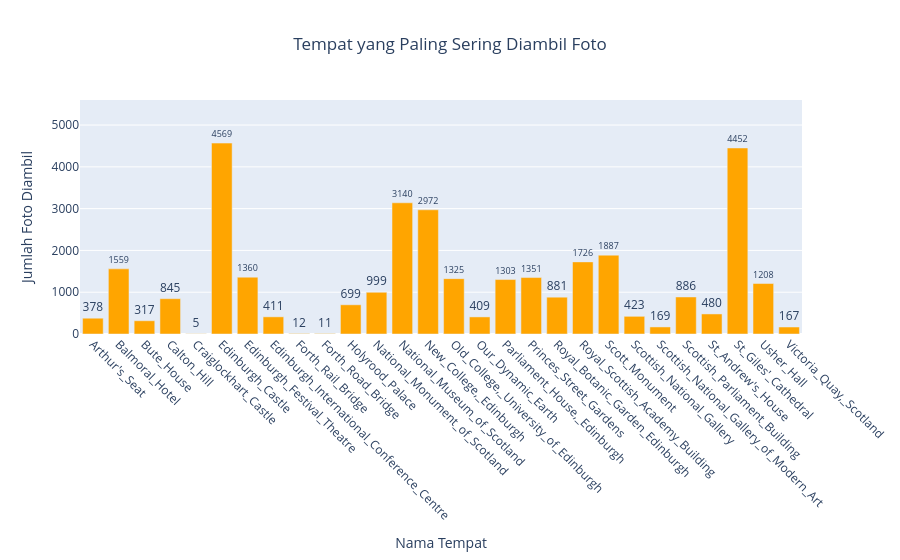

The notebook cell this image was saved under:
### Markdown cell above
### Edinburgh

### Code cell
import plotly.express as px

visit_counts = dfe3.groupby("poiName").size().reset_index(name="visit_count")

fig = px.bar(
    visit_counts,
    x="poiName",
    y="visit_count",
    title="Tempat yang Paling Sering Diambil Foto",
    labels={"poiName": "Nama Tempat", "visit_count": "Jumlah Foto Diambil"},
    text="visit_count"
)


fig.update_traces(marker_color="orange", textposition="outside")
fig.update_layout(
    xaxis_tickangle=45,
    title=dict(x=0.5),
    yaxis=dict(range=[0, 5600])
)

# Tampilkan plot
fig.show()

### Figure 1 — Plotly figure (JSON) as saved in the notebook; plotly's stock layout.template omitted (floating-point values rounded to 4 significant figures)
{"data": [{"alignmentgroup": "True", "hovertemplate": "Nama Tempat=%{x}<br>Jumlah Foto Diambil=%{text}<extra></extra>", "legendgroup": "", "marker": {"color": "orange", "pattern": {"shape": ""}}, "name": "", "offsetgroup": "", "orientation": "v", "showlegend": false, "text": [378, 1559, 317, 845, 5, 4569, 1360, 411, 12, 11, 699, 999, 3140, 2972, 1325, 409, 1303, 1351, 881, 1726, 1887, 423, 169, 886, 480, 4452, 1208, 167], "textposition": "outside", "type": "bar", "x": ["Arthur's_Seat", "Balmoral_Hotel", "Bute_House", "Calton_Hill", "Craiglockhart_Castle", "Edinburgh_Castle", "Edinburgh_Festival_Theatre", "Edinburgh_International_Conference_Centre", "Forth_Rail_Bridge", "Forth_Road_Bridge", "Holyrood_Palace", "National_Monument_of_Scotland", "National_Museum_of_Scotland", "New_College,_Edinburgh", "Old_College,_University_of_Edinburgh", "Our_Dynamic_Earth", "Parliament_House,_Edinburgh", "Princes_Street_Gardens", "Royal_Botanic_Garden_Edinburgh", "Royal_Scottish_Academy_Building", "Scott_Monument", "Scottish_National_Gallery", "Scottish_National_Gallery_of_Modern_Art", "Scottish_Parliament_Building", "St_Andrew's_House", "St_Giles'_Cathedral", "Usher_Hall", "Victoria_Quay,_Scotland"], "xaxis": "x", "y": [378, 1559, 317, 845, 5, 4569, 1360, 411, 12, 11, 699, 999, 3140, 2972, 1325, 409, 1303, 1351, 881, 1726, 1887, 423, 169, 886, 480, 4452, 1208, 167], "yaxis": "y"}], "layout": {"barmode": "relative", "legend": {"tracegroupgap": 0}, "title": {"text": "Tempat yang Paling Sering Diambil Foto", "x": 0.5}, "xaxis": {"anchor": "y", "domain": [0, 1], "tickangle": 45, "title": {"text": "Nama Tempat"}}, "yaxis": {"anchor": "x", "domain": [0, 1], "range": [0, 5600], "title": {"text": "Jumlah Foto Diambil"}}}}
